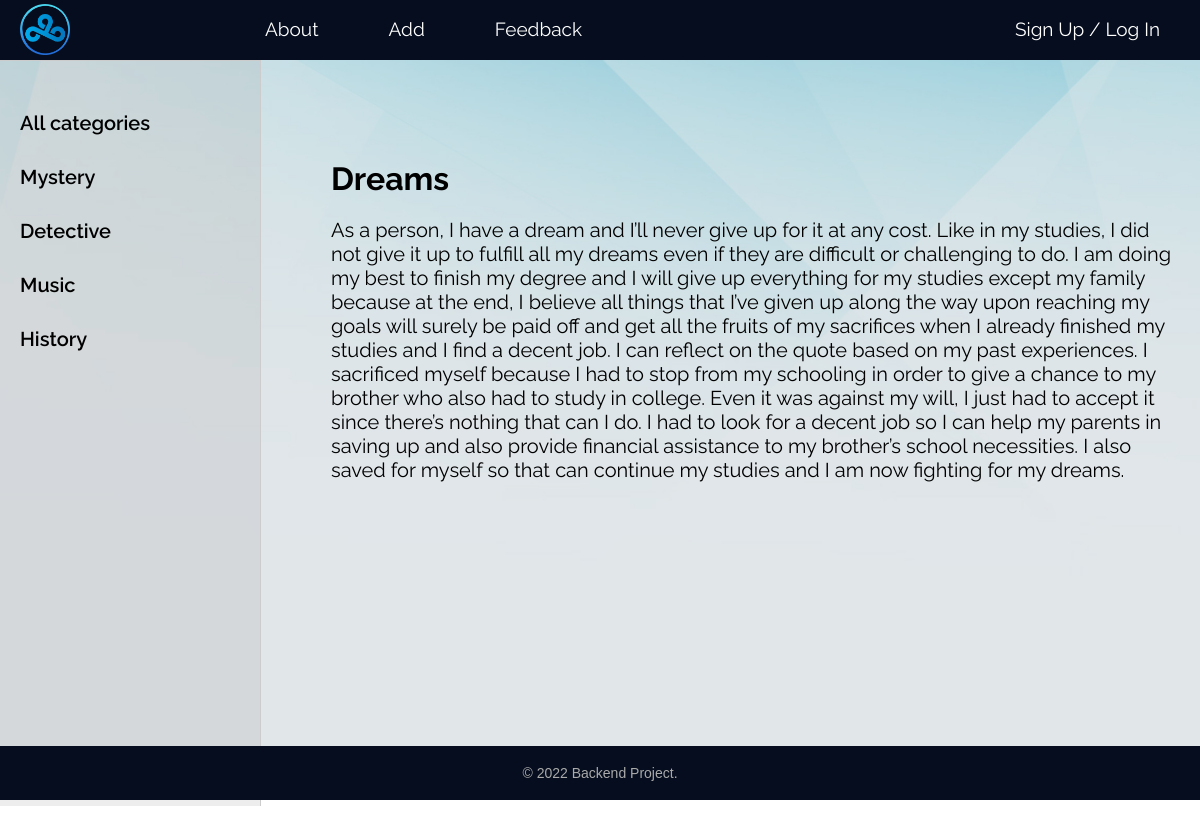
Page /post/dreams/ on the committed database.
### forum/models.py (models this page shows, shortened)
class Category(models.Model):
    name = models.CharField(max_length=100, db_index=True)
    slug = models.SlugField(max_length=255, unique=True, db_index = True)
    def get_absolute_url(self):
        return reverse('category', kwargs={'cat_slug': self.slug})
    class Meta:
        ordering = ['id']
        verbose_name_plural = 'Categories'

class Forum(models.Model):
    title = models.CharField(max_length=255)
    slug = models.SlugField(max_length=255, unique=True, db_index = True)
    content = models.TextField(blank=True)
    time_create = models.DateTimeField(auto_now_add=True)
    time_update = models.DateTimeField(auto_now=True)
    is_published = models.BooleanField(default=True)
    cat = models.ForeignKey('Category', on_delete=models.PROTECT)
    class Meta:
        ordering = ['id']

### forum/views.py (the view)
# urls.py: path('post/<slug:post_slug>/', ShowPost.as_view(), name='post'),
class ShowPost(DataMixin, DetailView):
    model = Forum
    template_name = 'forum/post.html'
    slug_url_kwarg = 'post_slug'
    context_object_name = 'post'
    def get_context_data(self, *, object_list=None, **kwargs):
        context = super().get_context_data(**kwargs)
        context['menu'] = menu
        context['title'] = 'post'
        return context

### forum/templatetags/forum_tags.py (called while the page is built)
@register.simple_tag(name='getcats')
def get_categories(filter=None):
    if not filter:
        return Category.objects.all()
    else:
        return Category.objects.filter(pk=filter)

### forum/templates/forum/post.html (shortened to what this page needs)
{% extends 'forum/base.html' %}
{% block content %}
<h1>{{post.title}}</h1>
{{post.content|linebreaks}}
{% endblock %}

### forum/templates/forum/base.html (shortened to what this page needs)
{% load static %}
{% load forum_tags %}
<!DOCTYPE html>
<html>
<head>
	<link type="text/css" href="{% static 'forum/css/styles.css' %}" rel="stylesheet" />
</head>
<body>
<table class="table-page" border=0 cellpadding="0" cellspacing="0">
<tr><td valign=top>
{% block mainmenu %}
		<div class="header">
			<ul id="mainmenu" class="mainmenu">
			<li class="logo"><a href="{% url 'home' %}"><div class="logo"><img src="{% static 'forum/images/cloud9.png' %}" alt="" width="50px"></div></a></li>
            {% for m in menu %}
                <li><a href="{% url m.url_name %}">{{m.title}}</a></li>
                {% endfor %}
                {% if request.user.is_authenticated %}
                <li class="last"><a href="{% url 'user_profile' user.id  %}">{{user.username}}</a> / <a href="{% url 'logout' %}">LogOut</a></li>
                {% else %}
                <li class="last"><a href="{% url 'register' %}">Sign Up</a> / <a href="{% url 'login' %}">Log In</a></li>
                {% endif %}
            </ul>
                    </div>
            {% endblock mainmenu %}
<table class="table-content" border=0 cellpadding="0" cellspacing="0">
<tr>
	<td valign="top" class="left-chapters">
        {% getcats as categories %}
	<ul id="leftchapters">
{% if cat_selected == 0 %}
		<li class="selected">All categories</li>
{% else %}
        <li><a href="{% url 'home' %}">All categories</a></li>
{% endif %}
{% for c in categories %}
    {% if c.pk == cat_selected %}
		    <li class="selected">{{c.name}}</li>
    {% else %}
            <li><a href="{{ c.get_absolute_url }}">{{c.name}}</a></li>
    {% endif %}
{% endfor %}
	</ul>
</td>
<td valign="top" class="content">
	<div class="content-text">
{% block content %}
{% endblock %}
	</div>
</td></tr></table>
</td></tr>
<tr><td valign=top>
	<div id="footer">
		<p>&copy; 2022 Backend Project.</p>
	</div>
</td></tr></table>
</body>
</html>

### forum/static/forum/css/styles.css (style rules this page uses)
html, body { font-family: 'Raleway', sans-serif; margin: 0; padding: 0; height: 100%; width: 100%; color: #444; background: url('../images/bg1.jpg') no-repeat center top / cover; }
a { color: #0059b2; text-decoration: none; }
img { max-width: 600px; height: auto; }
.table-page { width: 100%; height: 100%; vertical-align: top; }
.table-page tr { height: 100%; }
.header { background: #050d1e; height: 60px; }
.logo { padding-top: 2px; padding-left: 10px; margin-right: 165px; }
ul.mainmenu { list-style: none; margin: 0; padding: 0; height: 60px; color: white; font-size: 19px; overflow: hidden; }
ul.mainmenu li { float: left; margin: 18px 40px 0 30px; }
ul.mainmenu li.logo { margin: 0; }
ul.mainmenu li.last { float: right; }
ul.mainmenu li a { color: white; text-decoration: none; }
.table-content { width: 100%; min-height: 100%; height: 100%; }
.left-chapters { margin: 0; background: #9898982c; border-right: 1px solid #ccc; border-top: 1px solid #ccc; min-height: 100%; }
.left-chapters ul { width: 230px; min-height: 100%; margin: 0; padding: 20px 10px 10px 20px; list-style: none; font-size: 20px; font-weight: 600; }
.left-chapters ul li { margin: 30px 0 0 0; color: #999; }
.left-chapters ul li a { color: black; text-decoration: none; }
.content { padding: 40px 20px 20px 40px; width: 100%; box-sizing: border-box; }
.content-text { margin: 60px 0 0 30px; color: #000; font-size: 20px; font-weight: 400; }
.content-text h1 { font-size: 32px; }
#footer { box-sizing: border-box; background: #050d1e; padding: 5px; color: #aaa; display: flex; justify-content: center; font-size: 14px; font-family: Verdana, Geneva, Arial, Helvetica; text-align: left; overflow: hidden; }

### rows in the picture
Category: name "Mystery"
Category: name "Detective"
Category: name "Music"
Category: name "History"
Forum: title "Dreams", content "As a person, I have a dream and I’ll never give up for it at any cost. Like in my studies, I did not give it up to fulfill all my dreams even if they are difficult or challenging to do. I am doing my best to finish my degree and I will give up everything for my studies except my family because at the end, I believe all things that I’ve given up along the way upon reaching my goals will surely be paid off and get all the fruits of my sacrifices when I already finished my studies and I find a decent job. I can reflect on the quote based on my past experiences. I sacrificed myself because I had to stop from my schooling in order to give a chance to my brother who also had to study in college.…"

### other values in the picture
{{ m.title }} "About" "Add" "Feedback"
